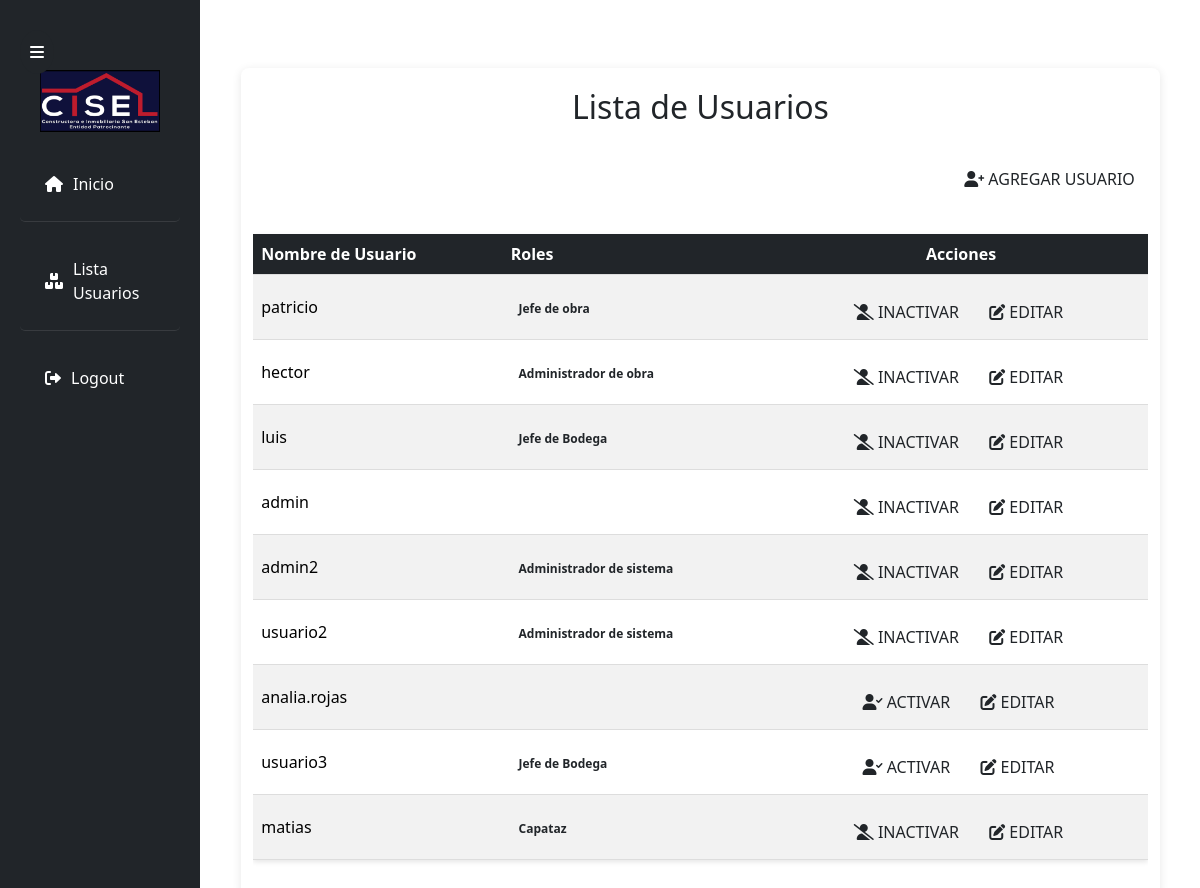
/admin-user-list/ (signed in), run on the app's committed database.
### Polls/models.py (models this page shows, shortened)
class CustomUser(AbstractUser):
    email = models.EmailField(unique=True)
    roles = models.ManyToManyField('Role', related_name='users', blank=True)
    REQUIRED_FIELDS = ['email']

class Role(models.Model):
    name = models.CharField(max_length=50)

### Polls/views.py (the view)
# urls.py: path('admin-user-list/', views.admin_user_list, name='admin_user_list'),
@login_required
@user_passes_test(lambda u: has_role_id(u, ADMINISTRADOR_SISTEMA), login_url='/access_denied/')
def admin_user_list(request):
    users = CustomUser.objects.prefetch_related('roles').all()  # Asegúrate de que 'roles' sea la relación correcta
    context = {
        'users': users
    }
    return render(request, 'Modulo_administrador/menu_administrador/user_list.html', context)

### Polls/views.py (called while the page is built)
def has_role_id(user, role_id):
    return user.roles.filter(id=role_id).exists()

### Polls/templates/Modulo_administrador/menu_administrador/user_list.html (shortened to what this page needs)
{% extends 'Modulo_administrador/base/base_admin.html' %}
{% load static %}
{% block content %}
<div class="container mt-5">
    <h2 class="text-center mb-4">Lista de Usuarios</h2>
    <div class="d-flex justify-content-end mb-3">
        <a href="{% url 'crear_usuario' %}" class="btn btn-add">
            <i class="fas fa-user-plus"></i> Agregar Usuario
        </a>
    </div>
    <div class="table-responsive">
        <table class="table table-striped table-hover align-middle">
            <thead class="table-dark">
                <tr>
                    <th scope="col">Nombre de Usuario</th>
                    <th scope="col">Roles</th>
                    <th scope="col" class="text-center">Acciones</th>
                </tr>
            </thead>
            <tbody>
                {% if users %}
                    {% for user in users %}
                    <tr>
                        <td>{{ user.username }}</td>
                        <td>
                            {% for role in user.roles.all %}
                                <span class="badge  text-dark">{{ role.name }}</span>
                            {% endfor %}
                        </td>
                        <td class="text-center">
                            {% if user.is_active %}
                                <a href="{% url 'inactivar_usuario' user.id %}" class="btn btn-inactivate">
                                    <i class="fas fa-user-slash"></i> Inactivar
                                </a>
                            {% else %}
                                <a href="{% url 'activar_usuario' user.id %}" class="btn btn-activate">
                                    <i class="fas fa-user-check"></i> Activar
                                </a>
                            {% endif %}
                            <a href="{% url 'editar_usuario' user.id %}" class="btn btn-edit">
                                <i class="fas fa-edit"></i> Editar
                            </a>
                        </td>
                    </tr>
                    {% empty %}
                    <tr>
                        <td colspan="3" class="text-center">No hay usuarios registrados.</td>
                    </tr>
                    {% endfor %}
                {% else %}
                    <tr>
                        <td colspan="3" class="text-center">No hay usuarios registrados.</td>
                    </tr>
                {% endif %}
            </tbody>
        </table>
    </div>
</div>
{% endblock %}

### Polls/templates/Modulo_administrador/base/base_admin.html (shortened to what this page needs)
{% load static %}
<!DOCTYPE html>
<html lang="en">
  <head>
    <link
      rel="stylesheet"
      href="{% static 'css/style.css' %}"
    />
    <link rel="stylesheet" href="{% static 'css/admin_style.css' %}" />
    <link
      href="https://unpkg.com/boxicons@2.1.4/css/boxicons.min.css"
      rel="stylesheet"
    />
    <link
      href="https://cdnjs.cloudflare.com/ajax/libs/font-awesome/6.0.0/css/all.min.css"
      rel="stylesheet"
    />
    <link
      href="https://cdn.jsdelivr.net/npm/bootstrap@5.3.3/dist/css/bootstrap.min.css"
      rel="stylesheet"
    />
    <link
      href="https://cdn.datatables.net/1.11.5/css/jquery.dataTables.min.css"
      rel="stylesheet"
    />
    <link
      href="https://cdnjs.cloudflare.com/ajax/libs/toastr.js/latest/toastr.min.css"
      rel="stylesheet"
    />
  </head>
  <body>
    <nav class="col-md-2 d-none d-md-block bg-dark sidebar">
      <img src="{% static 'img/logo.png' %}" alt="Logo" />
      <button id="sidebarToggle" class="btn btn-dark">
        <i class="fas fa-bars"></i>
      </button>
      <div class="sidebar-sticky">
        <ul class="nav flex-column menu">
          <li class="nav-item">
            <a class="nav-link active" href="{% url 'home_admin' %}"
              ><i class="fas fa-home"></i> <span>Inicio</span></a
            >
          </li>
          <li class="nav-item">
            <a class="nav-link" href="{% url 'lista_usuarios' %}"
              ><i class="fas fa-boxes"></i> <span>Lista Usuarios</span></a
            >
          </li>
          <li class="nav-item">
            <a class="nav-link" href="{% url 'logout' %}">
              <i class="fas fa-sign-out-alt"></i> <span>Logout</span>
            </a>
          </li>
        </ul>
      </div>
    </nav>
    <section class="content col-md-9 ml-sm-auto col-lg-10 px-4">
      {% block content %} {% endblock %}
    </section>
  </body>
</html>

### Polls/static/css/style.css (style rules this page uses)
:root { --white-color: #fff; --blue-color: #4070f4; --grey-color: #707070; --grey-color-light: #aaa; --light-gray: #c6c6c9; --dark-blue: #0d143b; --red: #ba1c2c; --gray: #6c6d7e; --black: #040406; --brown: #5f2742; --blue-gray: #393b5b; --silver: #ffffff; }
body { font-family: "Poppins", sans-serif; margin: 0; padding: 0; background-color: #f5f5f5; color: #343a40; }
.nav-link i { margin-right: 10px; transition: margin-right 0.3s; color: var(--white-color); }
.content { margin-left: 17%; }
.menu { margin-top: 20px; }
table { width: 100%; border-collapse: collapse; }
th { background-color: #007bff; color: white; padding: 10px; text-align: left; }
td { padding: 10px; border: 1px solid #ddd; }
tr:nth-child(even) { background-color: #f2f2f2; }
#sidebarToggle { border: none; border-radius: 50%; padding: 10px; cursor: pointer; transition: transform 0.3s, box-shadow 0.3s; position: fixed; top: 20px; left: 20px; z-index: 1100; }
.sidebar img { width: 120px; height: auto; margin: 0 auto; display: block; transition: width 0.3s ease; margin-top: 50px; }
.sidebar { width: 250px; position: fixed; top: 0; left: 0; height: 100%; background-color: var(--black); padding: 20px; display: flex; flex-direction: column; align-items: flex-start; }
.sidebar .nav-item { margin-bottom: 10px; }
.sidebar .nav-link { display: flex; align-items: center; color: var(--white-color); text-decoration: none; padding: 10px 15px; transition: background-color 0.3s ease; }
.sidebar .nav-link i { margin-right: 10px; }
.sidebar .nav-item:not(:last-child) { border-bottom: 1px solid rgba(255, 255, 255, 0.1); margin-bottom: 15px; padding-bottom: 15px; }
.sidebar .nav-link span { color: var(--white-color); }
table th, table td { padding: 12px; text-align: left; border-bottom: 1px solid var(--grey-color-light); }
table th { background-color: var(--light-gray); color: var(--black); }
.btn { padding: 10px 20px; border-radius: 5px; text-transform: uppercase; cursor: pointer; }
.btn-edit, .btn-delete { margin-right: 5px; }
.btn { background-color: #007bff; color: white; padding: 10px 20px; border: none; border-radius: 4px; cursor: pointer; font-size: 16px; transition: background-color 0.3s; }
body { background-color: #f7f8fa; font-family: "Arial", sans-serif; }
.container { max-width: 650px; margin: 50px auto; padding: 20px; }
.container { max-width: 600px; margin: 50px auto; }
table th, table td { padding: 10px; border-bottom: 1px solid #ddd; }
ul { list-style-type: none; padding: 0; }
ul li { padding: 10px; margin-bottom: 5px; border-radius: 5px; }
.btn { font-size: 16px; padding: 12px 20px; margin-top: 10px; }

### Polls/static/css/admin_style.css (style rules this page uses)
body { font-family: Arial, sans-serif; background-color: #f4f4f4; margin: 0; padding: 20px; }
table { width: 100%; border-collapse: collapse; margin: 20px 0; background-color: #fff; box-shadow: 0 2px 5px rgba(0, 0, 0, 0.1); }
th, td { padding: 12px; text-align: left; border-bottom: 1px solid #ddd; }
th { background-color: #007bff; color: white; }
.container { max-width: 900px; margin: auto; padding: 20px; background: #fff; border-radius: 8px; box-shadow: 0 2px 10px rgba(0, 0, 0, 0.1); }
.btn { border-radius: 5px; padding: 8px 12px; color: #fff; font-weight: bold; text-transform: uppercase; transition: all 0.3s ease; }
.btn-add { background-color: #28a745; border-color: #28a745; }
.btn-inactivate { background-color: #dc3545; border-color: #dc3545; }
.btn-activate { background-color: #17a2b8; border-color: #17a2b8; }
.btn-edit { background-color: #ffc107; border-color: #ffc107; color: #212529; }
.container { max-width: 600px; }
.container { max-width: 600px; margin: auto; }

### data on the page
CustomUser: username "patricio", is_active True (drawn)
Role: name "Jefe de obra"
CustomUser: username "hector", is_active True (drawn)
Role: name "Administrador de obra"
CustomUser: username "luis", is_active True (drawn)
Role: name "Jefe de Bodega"
CustomUser: username "admin", is_active True (drawn)
CustomUser: username "admin2", is_active True (drawn)
Role: name "Administrador de sistema"
CustomUser: username "usuario2", is_active True (drawn)
CustomUser: username "analia.rojas", is_active False (drawn)
CustomUser: username "usuario3", is_active False (drawn)
CustomUser: username "matias", is_active True (drawn)
Role: name "Capataz"
